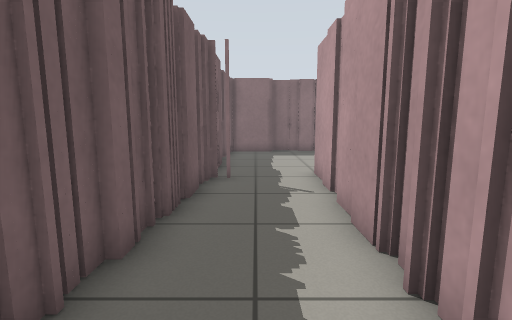
View 1 (above)

13 first-person views from a walk through a world built for the Gazebo simulator. The camera is 0.86 m above the floor, tilts 8° down and sees 85° across. The floor is counted in squares, 0.5 m on a side. Each view is taken from the middle of a square. On the plan, view 1 faces up. The plan holds only what a view shows up to about 15 squares ahead; the rest is blank. The place goes on beyond the plan.

View 2
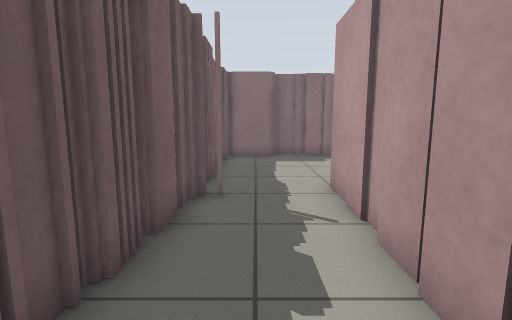

View 3
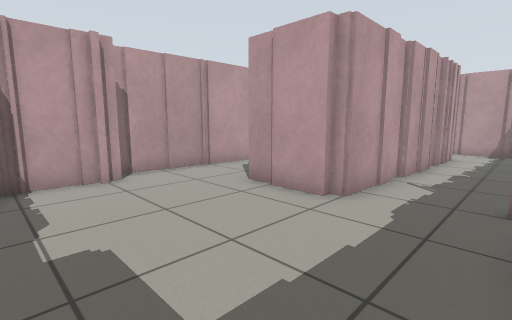

View 4
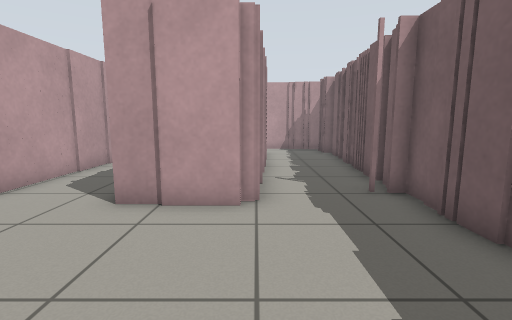

View 5
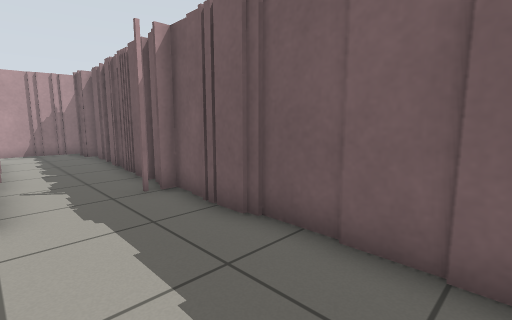

View 6
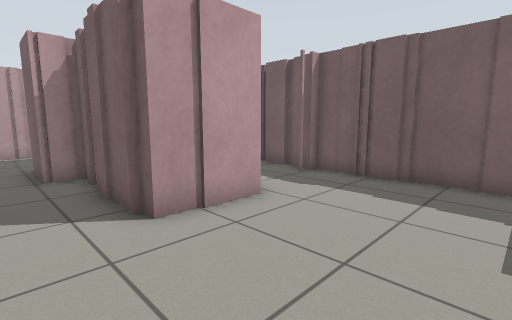

View 7
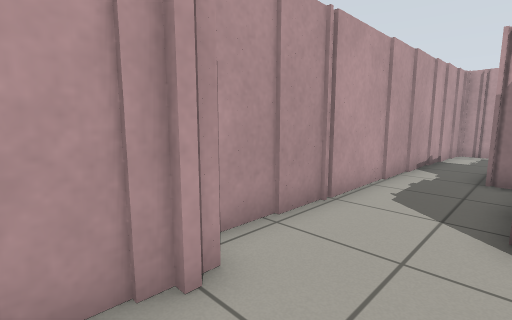

View 8
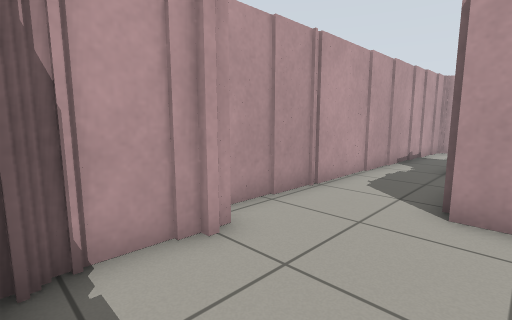

View 9
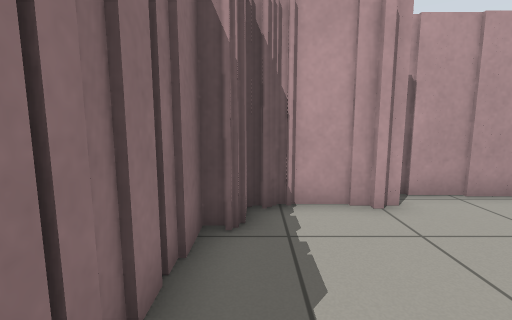

View 10
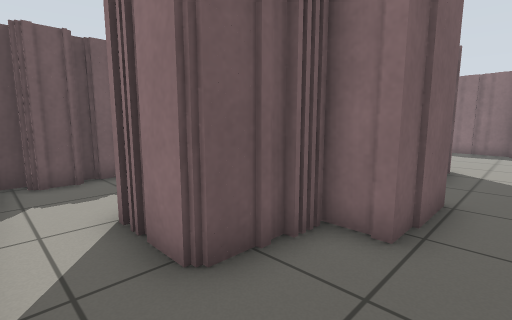

View 11
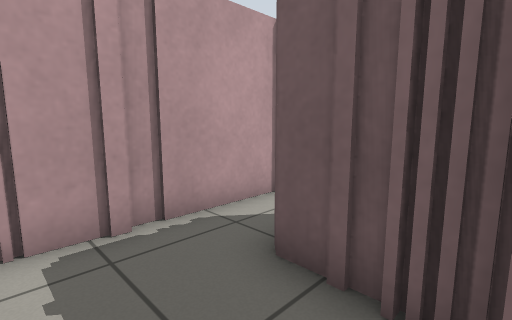

View 12
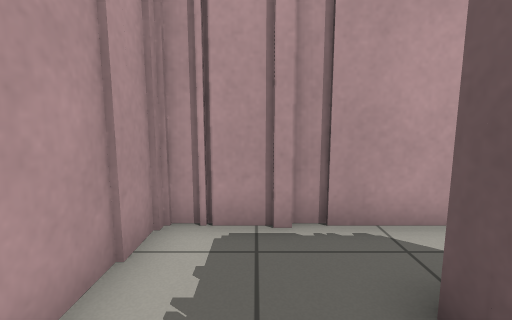

View 13
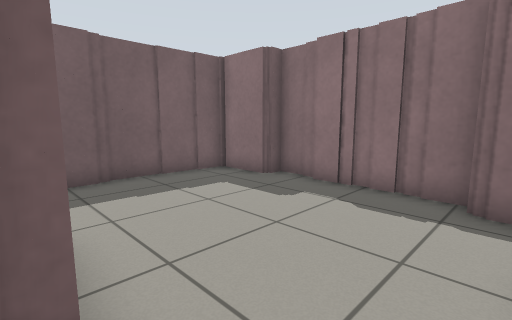

### Floor plan
Points are (right, up) in squares from view 1. A wall is a line through its corners. A room is listed if a view was taken in it or the views show most of it. See-through windows are left out.
Room 1 (views 1, 2, 3, 4, 5, 6, 7, 8, 9, 13)
walls: (2.2, 9.4) (4.9, 9.4) (4.9, 8.9); (4.9, 8.6) (4.9, 7.5); (-1.6, 8.5) (-1.1, 8.5); (5.1, 7.6) (5.1, 7.1); (1.9, 5.8) (1.9, 9.2) (2.4, 9.2); (4.9, 6.9) (4.9, 6.4); (-1.5, 7.1) (-1.5, 5.9); (4.9, 5.8) (4.9, 5.2); (-1.5, 5.8) (-1.5, 4.9); (0.9, 15.6) (-1.5, 15.6) (-1.5, 7.4); (7.6, 12) (7.6, 12.5); (4.6, 4.6) (5.8, 4.6); (7.6, 12.6) (7.6, 15.2) (6.4, 15.2) (6.4, 16) (2.4, 16); (2.5, 16.3) (0.9, 16.3); (8.3, 8.8) (8.3, 11.9); (1.6, 3.4) (1.6, 5.9); (-1.8, 4.5) (-1.8, 1.9); (7.3, 14.6) (7.3, 15.2); (8.1, 3.8) (8.1, 8.5); (-2, 1.6) (-2, 0.4); (-1.8, 1.5) (-1.8, 0.9); (1.6, 0.2) (1.6, 3.2); (-2.3, 0.5) (-2.3, 0); (-1.8, 0) (-1.8, -0.9); (-2.3, -1.1) (-2.3, -1.8); (-0.4, -2.2) (1.6, -2.2); (-1.9, -1.9) (-0.2, -1.9)
ways out: opening at (2, -1) to room 2; opening at (7, 4) to room 2
Room 2 (views 10, 11, 12)
walls: (3, -0.4) (2.5, -0.4); (4.4, 2.1) (4.4, -0.4) (3.1, -0.4); (7.9, 0.2) (7.9, 3.9); (1.5, -2.4) (7.6, -2.4) (7.6, 0.4); (5.8, 4.6) (5.8, 2.1) (4.6, 2.1) (4.6, 1.1)
ways out: opening at (2, -1) to room 1; opening at (7, 4) to room 1

Where each view was taken, in squares from view 1:
view 1: 0 up, 0 right, facing up
view 2: 2 up, 0 right, facing up
view 3: 15 up, 1 left, facing down-right
view 4: 15 up, 2 right, facing down
view 5: 15 up, 2 right, facing down-left
view 6: 14 up, 7 right, facing down-left
view 7: 14 up, 5 right, facing down-right
view 8: 15 up, 4 right, facing down-right
view 9: 15 up, 2 right, facing right
view 10: 2 down, 7 right, facing up-left
view 11: 2 up, 7 right, facing down-left
view 12: 2 up, 6 right, facing down
view 13: 9 up, 7 right, facing up-left
